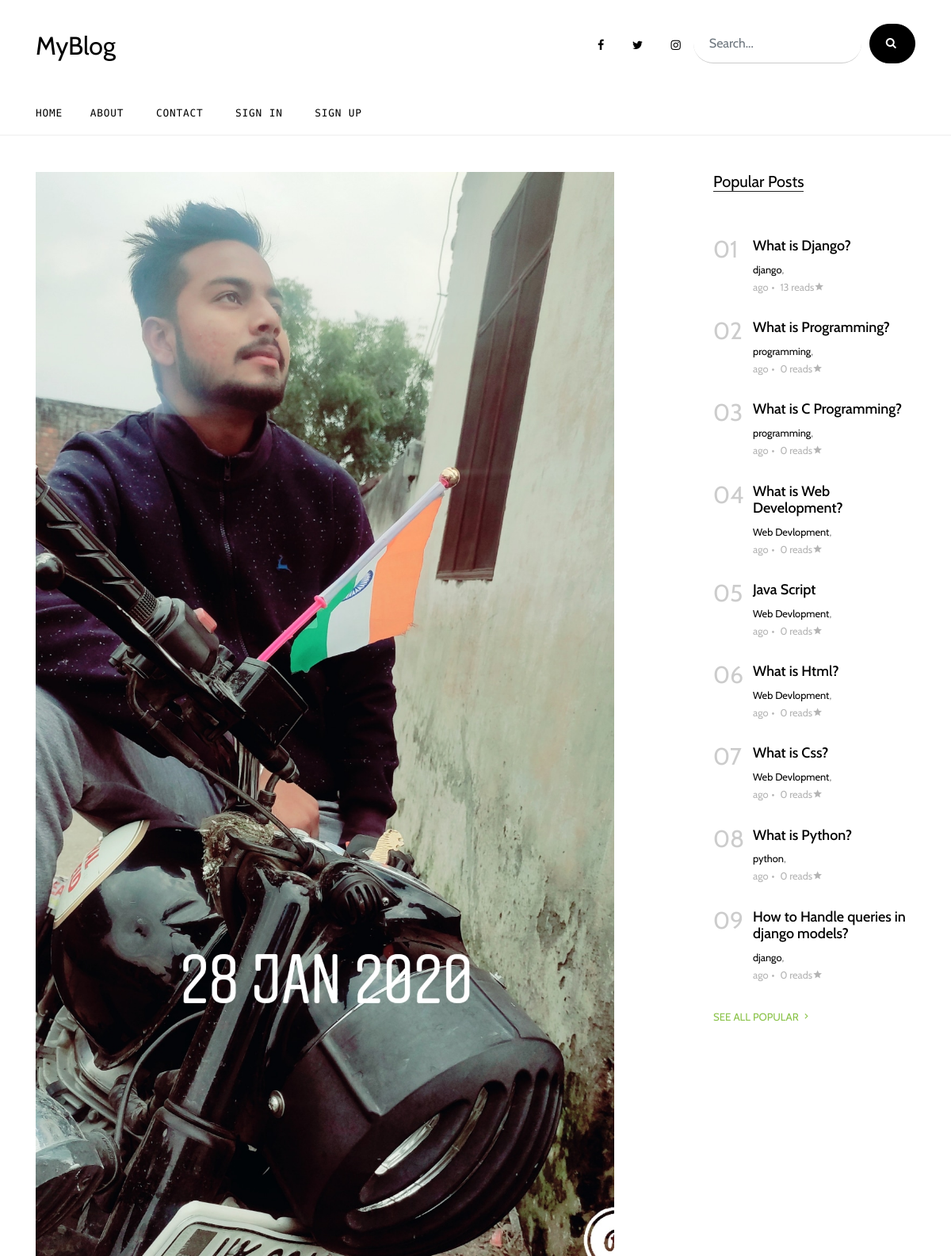
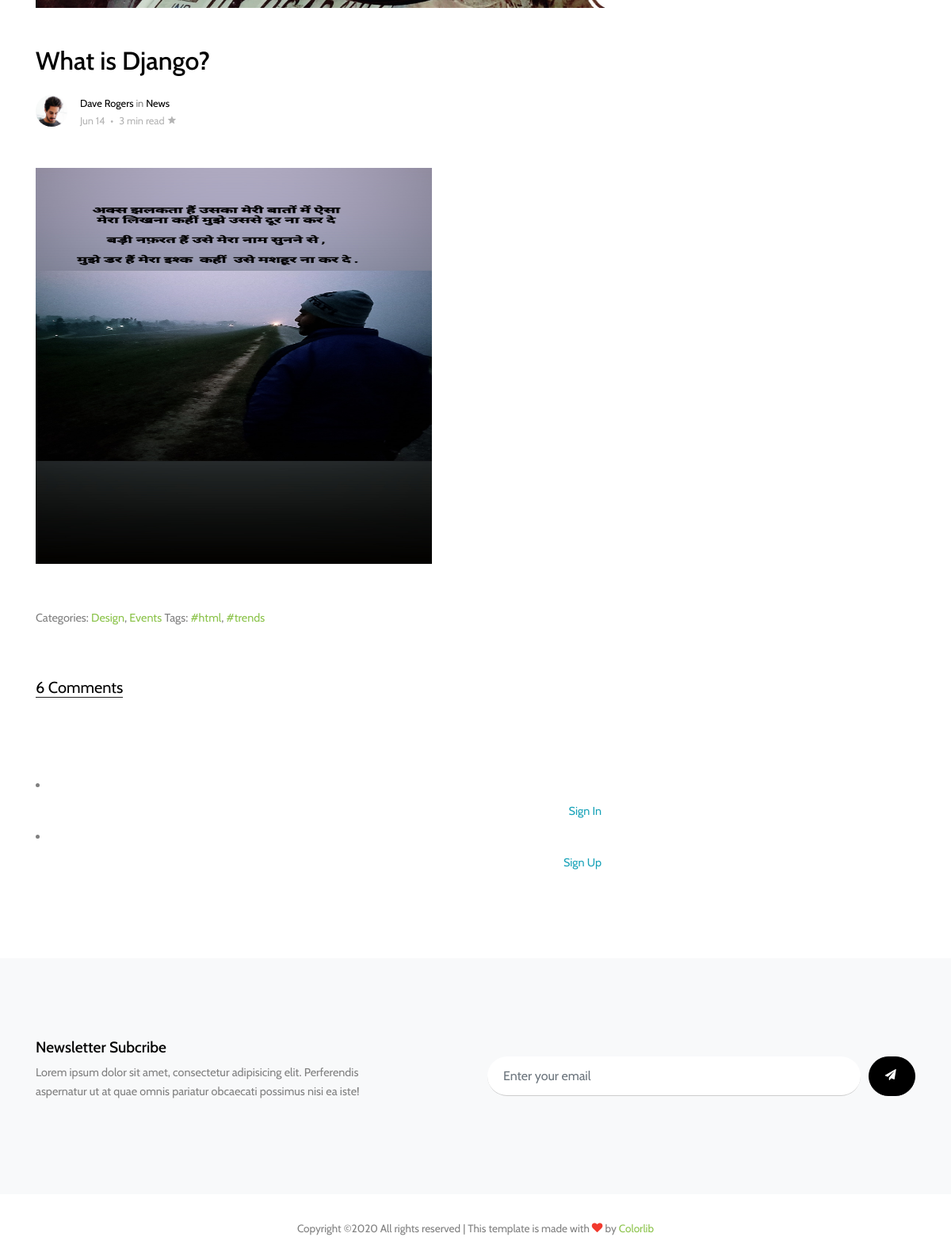
The page /post/10/what-is-django on the database its author committed (2 pictures, top to bottom).
### blogapp/models.py (models this page shows, shortened)
class Post(models.Model):
    title=models.CharField(max_length=50)
    overview=models.TextField()
    slug = models.SlugField(null=True, blank=True)
    body_text = RichTextUploadingField(null=True)
    time_upload=models.DateTimeField(auto_now_add=True)
    author=models.ForeignKey(Author,on_delete=models.CASCADE)
    thumbnail=models.ImageField(upload_to='thumbnails')
    publish=models.BooleanField()
    categories=models.ManyToManyField(Categorie)
    read=models.IntegerField(default=0)
    class Meta:
        ordering=['-pk']
    def save(self, *args, **kwargs):
        self.slug =slugify(self.title)
        super(Post,self).save(*args,**kwargs)

class Categorie(models.Model):
    title=models.CharField(max_length=20)

### blogapp/views.py (the view, shortened to what this page needs)
# urls.py: path('post/<int:id>/<slug:slug>',views.post,name='post'),
def post(request,id,slug):
    try:
        post=Post.objects.get(pk=id,slug=slug)
    except:
        raise Http404("Post Does Not Exists")
    post.read+=1
    post.save()
    comments=[]
    for c in Comment.objects.filter(post=post):
        comments.append([c,SubComment.objects.filter(comment=c)])
    params={
         'comments':comments,
         'post':post,
         'pop_post':Post.objects.order_by('-read')[:9],
          }
    return render(request,'blog-single.html',params)

### blogapp/templates/blog-single.html
{% extends 'base.html' %}
  {% block body %}
  {% load static %}
    <div class="site-section">
      <div class="container">
        <div class="row">
          <div class="col-lg-8 single-content">
            <p class="mb-5">
              <img src="{{post.thumbnail.url}}" alt="Image" class="img-fluid">
            </p>
            <h1 class="mb-4">
              {{post.title}}
            </h1>
            <div class="post-meta d-flex mb-5">
              <div class="bio-pic mr-3">
                <img src="{% static 'images/person_1.jpg' %}" alt="Image" class="img-fluidid">
              </div>
              <div class="vcard">
                <span class="d-block"><a href="#">Dave Rogers</a> in <a href="#">News</a></span>
                <span class="date-read">Jun 14 <span class="mx-1">&bullet;</span> 3 min read <span class="icon-star2"></span></span>
              </div>
            </div>
            {{post.body_text|safe}}
            <div class="pt-5">
                    <p>Categories:  <a href="#">Design</a>, <a href="#">Events</a>  Tags: <a href="#">#html</a>, <a href="#">#trends</a></p>
                  </div>
                  <div class="pt-5">
                    <div class="section-title">
                      <h2 class="mb-5">6 Comments</h2>
                    </div>
                    {% if user.is_authenticated %}
}
                    <ul class="comment-list">
                      {% for cm in comments %}
                      <li class="comment">
                        <div class="vcard bio">
                          <img src="{% static 'images/person_1.jpg' %}" alt="Image placeholder">
                        </div>
                        <div class="comment-body">
                          <h3>{{cm.0.user.username}}</h3>
                          <div class="meta">{{cm.0.time}}</div>
                          <p>{{cm.0.comm}}</p>
                          <p id="{{cm.0.id}}"><button onclick="ReplyForm('{{cm.0.id}}')" class="reply">Reply</button></p>
                        </div>
                        <ul class="children">
                          {% for subc in cm.1 %}
                          <li class="comment">
                            <div class="vcard bio">
                              <img src="{% static 'images/person_1.jpg' %}" alt="Image placeholder">
                            </div>
                            <div class="comment-body">
                              <h3>{{subc.user.username}}</h3>
                              <div class="meta">{{subc.time}}</div>
                              <p>{{subc.comm}}</p>
                            </div>
                          </li>
                          {% endfor %}
                        </ul>
                      </li>
                      {% endfor %}
                    </ul>
                    <script type="text/javascript">
                      function ReplyForm(id) {
                        let elm = `<form method="POST" class="p-5 bg-light">
                                    {% csrf_token %}
                        <div class="form-group">
                        <input type='text' value='${id}' name = 'comm_id' style="display:none;" readonly/>
                          <label for="message">Comment</label>
                          <textarea name="comm" id="message" cols="30" rows="3" class="form-control"></textarea>
                        </div>
                        <div class="form-group">
                          <input type="submit" value="Post Comment" class="btn btn-primary py-3">
                        </div>
                      </form>`;
                      document.getElementById(id).innerHTML = elm;
                      }
                    </script>
                    <div class="comment-form-wrap pt-5">
                      <div class="section-title">
                        <h2 class="mb-5">Leave a comment</h2>
                      </div>
                      <form method="POST" class="p-5 bg-light">
                        {% csrf_token %}
                        <div class="form-group">
                          <label for="message">Comment</label>
                          <textarea name="comm" id="message" cols="30" rows="3" class="form-control"></textarea>
                        </div>
                        <div class="form-group">
                          <input type="submit" value="Post Comment" class="btn btn-primary py-3">
                        </div>
                      </form>
                    </div>
                    {% else %}
                    <li><a href="{% url 'account_login' %}" class="nav-link text-right text-info">Sign In</a></li>
                    <li><a href="{% url 'account_signup' %}" class="nav-link text-right text-info">Sign Up</a></li>
                    {% endif %}
                  </div>
          </div>
          <div class="col-lg-3 ml-auto">
            <div class="section-title">
              <h2>Popular Posts</h2>
            </div>
           {% for post in pop_post %}
            <div class="trend-entry d-flex">
              <div class="number align-self-start">0{{forloop.counter}}</div>
              <div class="trend-contents">
                <h2><a href="blog-single.html">{{post.title}}</a></h2>
                <div class="post-meta">
                  <span class="d-block">
                    {% for cat in post.categories.all %}
                      <a href="#">{{cat.title}}</a>,
                    {% endfor %}
                  </span>
                  <span class="date-read">{{post.time_uplaod|timesince}} ago<span class="mx-1">&bullet;</span> {{post.read}} reads<span class="icon-star2"></span></span>
                </div>
              </div>
            </div>
            {% endfor %}
            <p>
              <a href="{% url 'view_all' 'popular' %}" class="more">See All Popular <span class="icon-keyboard_arrow_right"></span></a>
            </p>
          </div>
        </div>
      </div>
    </div>
    <div class="site-section subscribe bg-light">
      <div class="container">
        <form action="#" class="row align-items-center">
          <div class="col-md-5 mr-auto">
            <h2>Newsletter Subcribe</h2>
            <p>Lorem ipsum dolor sit amet, consectetur adipisicing elit. Perferendis aspernatur ut at quae omnis pariatur obcaecati possimus nisi ea iste!</p>
          </div>
          <div class="col-md-6 ml-auto">
            <div class="d-flex">
              <input type="email" class="form-control" placeholder="Enter your email">
              <button type="submit" class="btn btn-secondary" ><span class="icon-paper-plane"></span></button>
            </div>
          </div>
        </form>
      </div>
    </div>
  {% endblock body %}

### blogapp/templates/base.html (shortened to what this page needs)
<!DOCTYPE html>
<html lang="en">
  {% load static %}
<head>
  <link rel="stylesheet" href="{% static 'fonts/icomoon/style.css' %}">
  <link rel="stylesheet" href="{% static 'css/bootstrap.min.css' %}">
  <link rel="stylesheet" href="{% static 'css/owl.theme.default.min.css' %}">
  <link rel="stylesheet" href="{% static 'css/jquery.fancybox.min.css' %}">
  <link rel="stylesheet" href="{% static 'css/bootstrap-datepicker.css' %}">
  <link rel="stylesheet" href="{% static 'fonts/flaticon/font/flaticon.css' %}">
  <link rel="stylesheet" href="{% static 'css/aos.css' %}">
  <link href="{% static 'css/jquery.mb.YTPlayer.min.css' %}" media="all" rel="stylesheet" type="text/css">
  <link rel="stylesheet" href="{% static 'css/style.css' %}">
  <link rel="stylesheet" href="{% static 'css/jquery-ui.css' %}">
  <link rel="stylesheet" href="{% static 'css/owl.carousel.min.css' %}">
  <link rel="stylesheet" href="{% static 'css/owl.theme.default.min.css' %}">
</head>
<body data-spy="scroll" data-target=".site-navbar-target" data-offset="300">
  <div class="site-wrap">
    <div class="header-top">
      <div class="container">
        <div class="row align-items-center">
          <div class="col-12 col-lg-6 d-flex">
            <a href="index.html" class="site-logo">
              MyBlog
            </a>
          </div>
          <div class="col-12 col-lg-6 ml-auto d-flex">
            <div class="ml-md-auto top-social d-none d-lg-inline-block">
              <a href="#" class="d-inline-block p-3"><span class="icon-facebook"></span></a>
                <a href="#" class="d-inline-block p-3"><span class="icon-twitter"></span></a>
                <a href="#" class="d-inline-block p-3"><span class="icon-instagram"></span></a>
            </div>
            <form action="{% url 'search' %}" class="search-form d-inline-block" method="get">
              <div class="d-flex">
                <input type="text" class="form-control" placeholder="Search..." name="q">
                <button type="submit" class="btn btn-secondary" ><span class="icon-search"></span></button>
              </div>
            </form>
          </div>
        </div>
      </div>
      <div class="site-navbar py-2 js-sticky-header site-navbar-target d-none pl-0 d-lg-block" role="banner">
      <div class="container">
        <div class="d-flex align-items-center">
          <div class="mr-auto">
            <nav class="site-navigation position-relative text-right" role="navigation">
              <ul class="site-menu main-menu js-clone-nav mr-auto d-none pl-0 d-lg-block">
                <li class="active">
                  <a href="{% url 'index' %}" class="nav-link text-left">Home</a>
                </li>
                <li>
                  <a href="{% url 'about' %}" class="nav-link text-left">About</a>
                </li>
                <li>
                  <a href="{% url 'contact'%}"class="nav-link text-left">Contact</a>
                </li>
                {% if user.is_authenticated %}
                <li><a href="{% url 'account_email' %}" class="nav-link text-right" >Change E-mail</a></li>
                <li><a href="{% url 'account_logout' %}" class="nav-link text-right">Sign Out</a></li>
                {% else %}
                <li><a href="{% url 'account_login' %}" class="nav-link text-right">Sign In</a></li>
                <li><a href="{% url 'account_signup' %}" class="nav-link text-right">Sign Up</a></li>
                {% endif %}
              </ul>
            </nav>
          </div>
        </div>
      </div>
    </div>
    </div>
    {% block body %}
    {% endblock body %}
    <div class="footer">
      <div class="container">
        <div class="row">
          <div class="col-12">
            <div class="copyright">
                <p>
                    Copyright &copy;<script>document.write(new Date().getFullYear());</script> All rights reserved | This template is made with <i class="icon-heart text-danger" aria-hidden="true"></i> by <a href="https://colorlib.com" target="_blank" >Colorlib</a>
                    </p>
            </div>
          </div>
        </div>
      </div>
    </div>
  </div>
</body>
</html>

### rows shown on the page
Post: thumbnail (picture), title "What is Django?", body_text (picture), read "13"
Categorie: title "django"
Post: title "What is Programming?", read "0"
Categorie: title "programming"
Post: title "What is C Programming?", read "0"
Post: title "What is Web Development?", read "0"
Categorie: title "Web Devlopment"
Post: title "Java Script", read "0"
Post: title "What is Html?", read "0"
Post: title "What is Css?", read "0"
Post: title "What is Python?", read "0"
Categorie: title "python"
Post: title "How to Handle queries in django models?", read "0"
